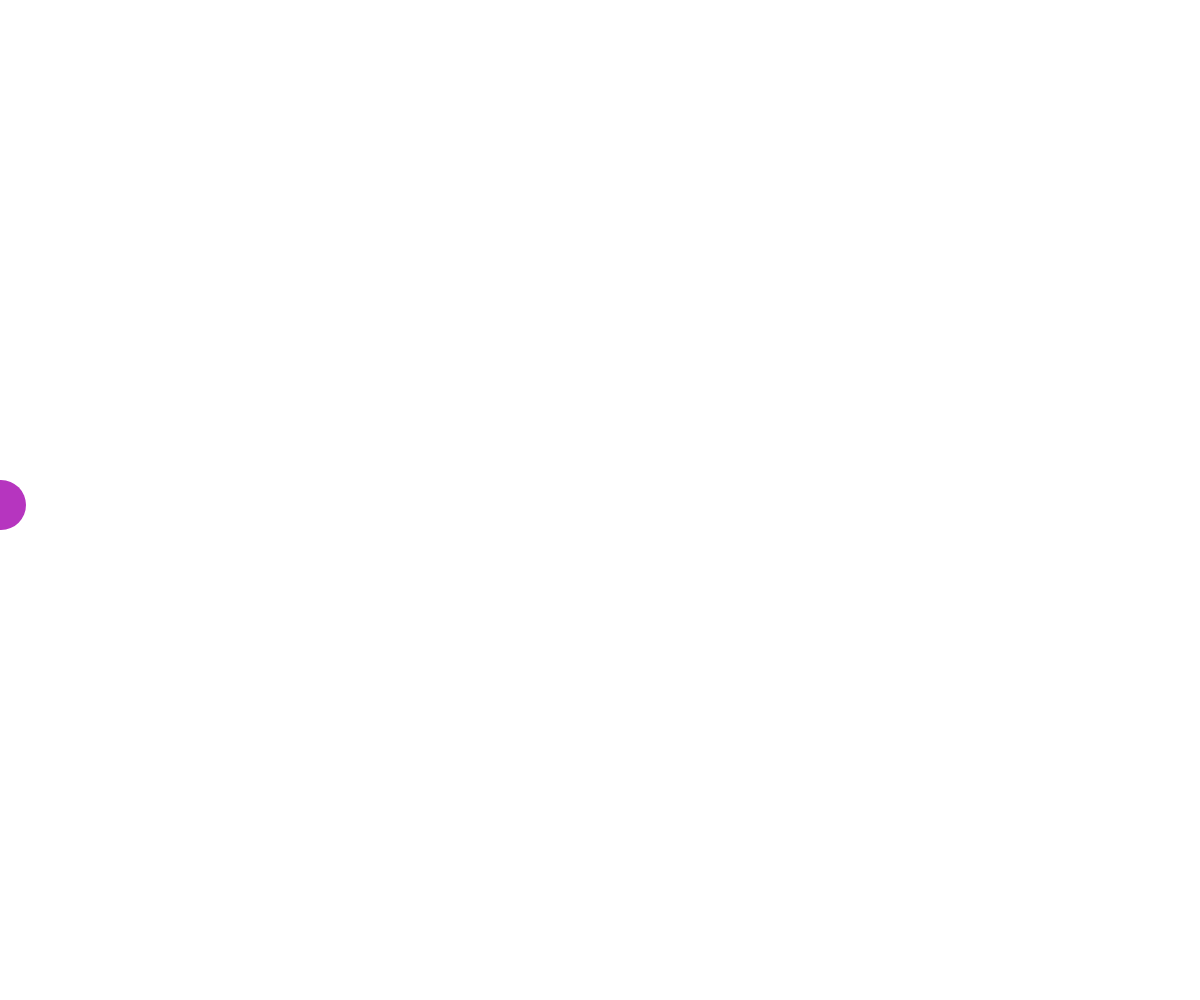
Frame 1 (no input)
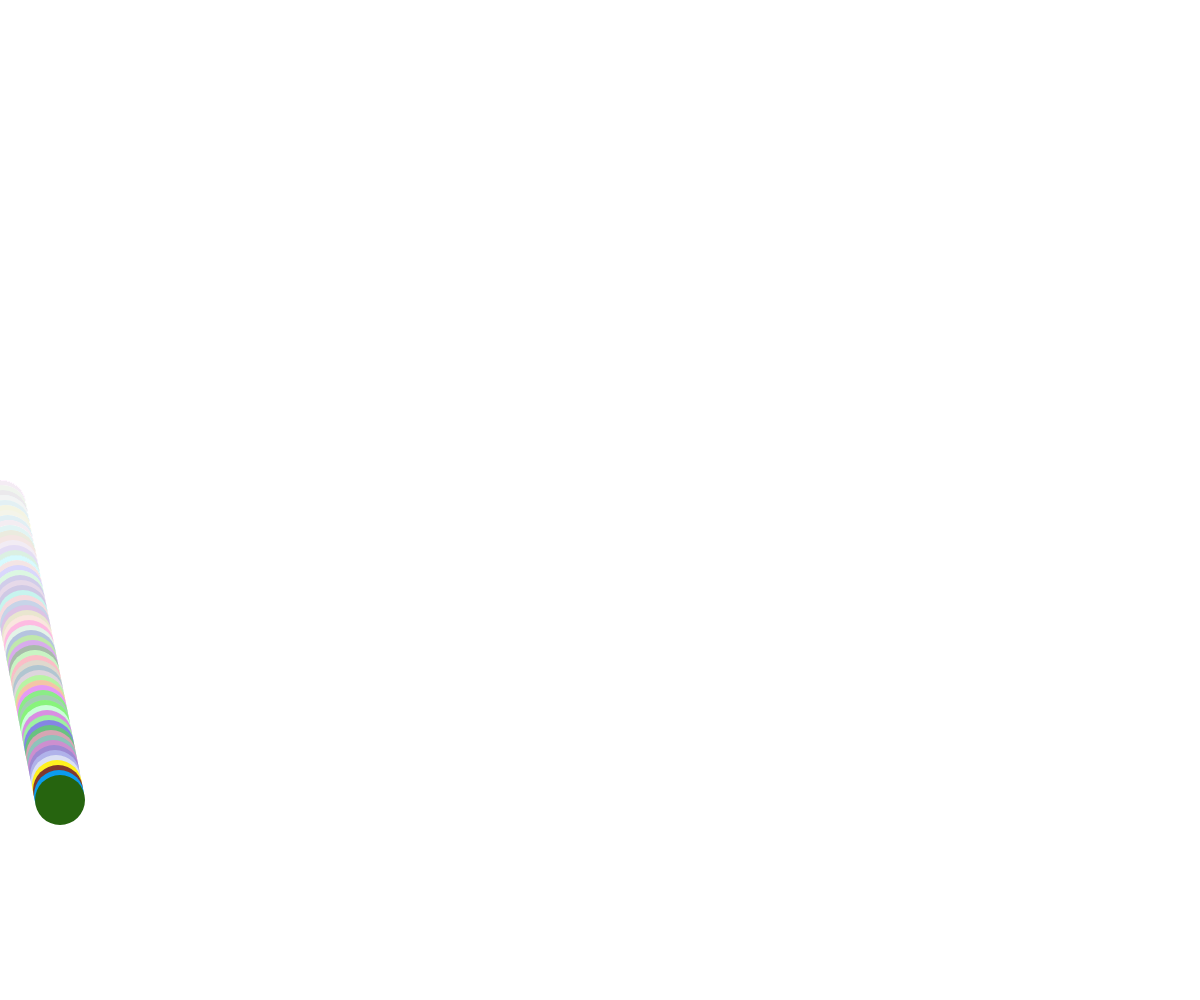
Frame 60 (no input)
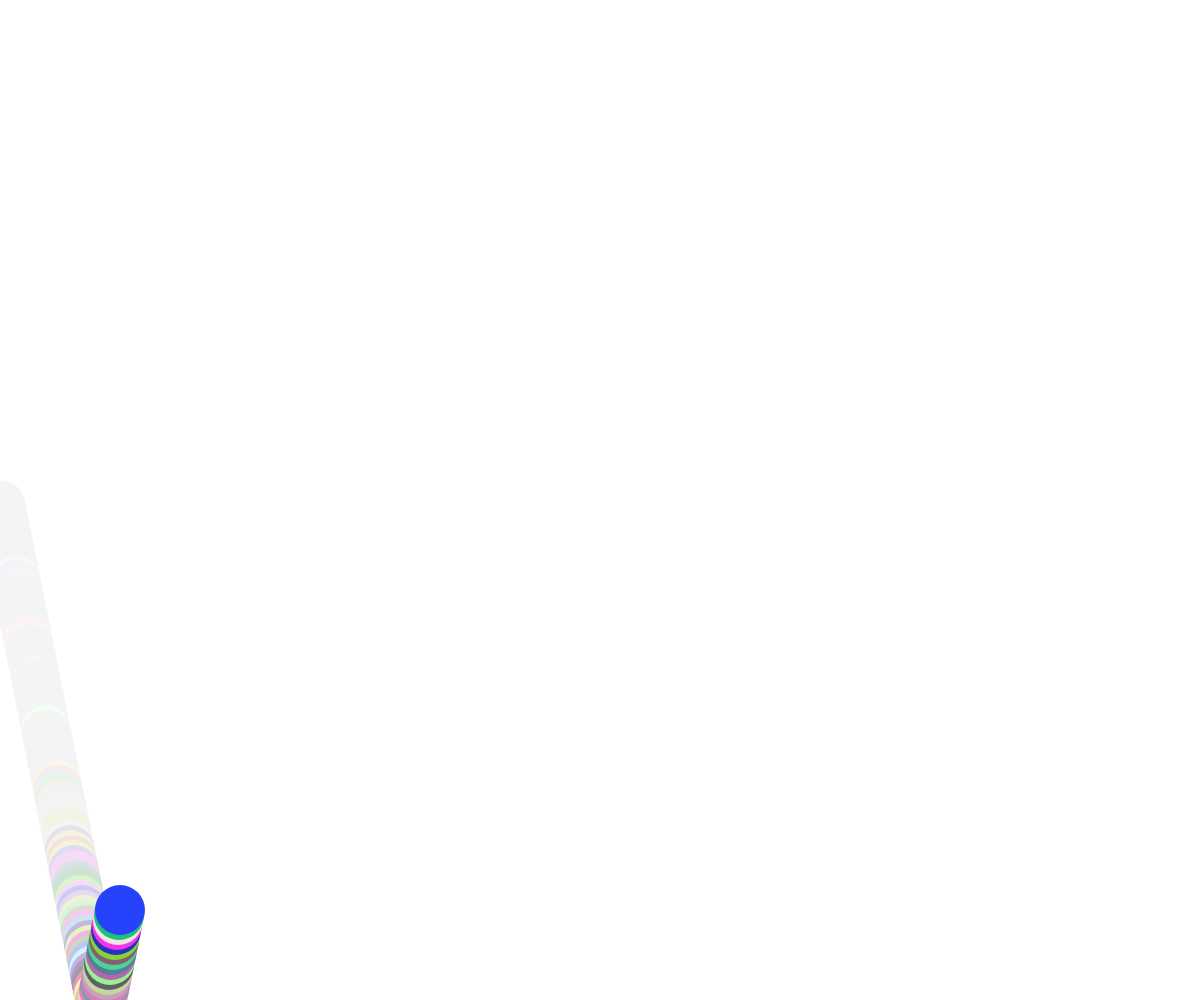
Frame 120 (the mouse pressed at the canvas centre since frame 60)

The p5.js sketch that drew these frames (run headless with seeded random() and noise() and a simulated clock; from frame 60 on, the mouse is pressed at the canvas centre):

// p5.js sketch
// ── sketch.js
//【Step13】
//
//  自由落下
//  x 座標と y 座標の操作
//
const W = innerWidth;   // コンテンツを表示する領域の横の長さ
const H = innerHeight;  // コンテンツを表示する領域の横の長さ
let r, g, b;
function setup() {
  createCanvas( W, H ); 
  r = 255; g = 255; b = 255;
}
  
let _x = 0;
let _y = H / 2;
let _r = 50;
let _directionX = 1;
let _directionY = 1;
function draw() {
  background( r, g, b, 10 );

  _x += _directionX * 1;
  if ( _x < 0 || W < _x ) {
    _directionX *= -1;
  }
  // (↓) この下の y 座標操作を、自由落下に変更する
  _y += _directionY * 5; // 5 動く
  if ( _y < H/2 || H < _y ) {
    _directionY *= -1;
  }
  
  
  let _c = color(
    random(0,255),
    random(0,255),
    random(0,255),
  ); 
  fill(_c);
  noStroke();
  ellipse( _x, _y, _r );
}
